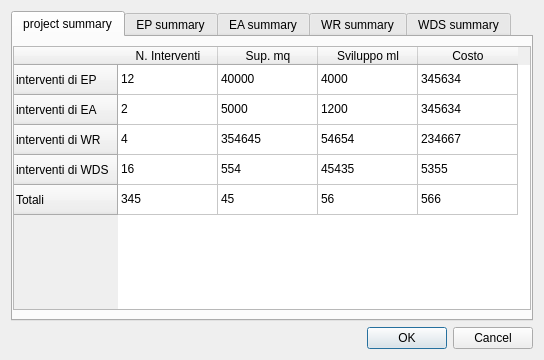
<?xml version="1.0" encoding="UTF-8"?>
<ui version="4.0">
 <class>Dialog</class>
 <widget class="QDialog" name="Dialog">
  <property name="geometry">
   <rect>
    <x>0</x>
    <y>0</y>
    <width>544</width>
    <height>360</height>
   </rect>
  </property>
  <property name="windowTitle">
   <string>Dialog</string>
  </property>
  <layout class="QVBoxLayout" name="verticalLayout_2">
   <item>
    <widget class="QTabWidget" name="tabWidget">
     <property name="currentIndex">
      <number>0</number>
     </property>
     <widget class="QWidget" name="tab">
      <attribute name="title">
       <string>project summary</string>
      </attribute>
      <layout class="QVBoxLayout" name="verticalLayout">
       <property name="leftMargin">
        <number>0</number>
       </property>
       <property name="topMargin">
        <number>9</number>
       </property>
       <property name="rightMargin">
        <number>0</number>
       </property>
       <item>
        <widget class="QTableWidget" name="tableWidget_2">
         <row>
          <property name="text">
           <string>interventi di EP</string>
          </property>
         </row>
         <row>
          <property name="text">
           <string>interventi di EA</string>
          </property>
         </row>
         <row>
          <property name="text">
           <string>interventi di WR</string>
          </property>
         </row>
         <row>
          <property name="text">
           <string>interventi di WDS</string>
          </property>
         </row>
         <row>
          <property name="text">
           <string>Totali</string>
          </property>
         </row>
         <column>
          <property name="text">
           <string>N. Interventi</string>
          </property>
         </column>
         <column>
          <property name="text">
           <string>Sup. mq</string>
          </property>
         </column>
         <column>
          <property name="text">
           <string>Sviluppo ml</string>
          </property>
         </column>
         <column>
          <property name="text">
           <string>Costo</string>
          </property>
         </column>
         <item row="0" column="0">
          <property name="text">
           <string>12</string>
          </property>
         </item>
         <item row="0" column="1">
          <property name="text">
           <string>40000</string>
          </property>
         </item>
         <item row="0" column="2">
          <property name="text">
           <string>4000</string>
          </property>
         </item>
         <item row="0" column="3">
          <property name="text">
           <string>345634</string>
          </property>
         </item>
         <item row="1" column="0">
          <property name="text">
           <string>2</string>
          </property>
         </item>
         <item row="1" column="1">
          <property name="text">
           <string>5000</string>
          </property>
         </item>
         <item row="1" column="2">
          <property name="text">
           <string>1200</string>
          </property>
         </item>
         <item row="1" column="3">
          <property name="text">
           <string>345634</string>
          </property>
         </item>
         <item row="2" column="0">
          <property name="text">
           <string>4</string>
          </property>
         </item>
         <item row="2" column="1">
          <property name="text">
           <string>354645</string>
          </property>
         </item>
         <item row="2" column="2">
          <property name="text">
           <string>54654</string>
          </property>
         </item>
         <item row="2" column="3">
          <property name="text">
           <string>234667</string>
          </property>
         </item>
         <item row="3" column="0">
          <property name="text">
           <string>16</string>
          </property>
         </item>
         <item row="3" column="1">
          <property name="text">
           <string>554</string>
          </property>
         </item>
         <item row="3" column="2">
          <property name="text">
           <string>45435</string>
          </property>
         </item>
         <item row="3" column="3">
          <property name="text">
           <string>5355</string>
          </property>
         </item>
         <item row="4" column="0">
          <property name="text">
           <string>345</string>
          </property>
         </item>
         <item row="4" column="1">
          <property name="text">
           <string>45</string>
          </property>
         </item>
         <item row="4" column="2">
          <property name="text">
           <string>56</string>
          </property>
         </item>
         <item row="4" column="3">
          <property name="text">
           <string>566</string>
          </property>
         </item>
        </widget>
       </item>
      </layout>
     </widget>
     <widget class="QWidget" name="tab_2">
      <attribute name="title">
       <string>EP summary</string>
      </attribute>
      <layout class="QVBoxLayout" name="verticalLayout_3">
       <item>
        <widget class="QTableWidget" name="tableWidget">
         <attribute name="verticalHeaderVisible">
          <bool>false</bool>
         </attribute>
         <row>
          <property name="text">
           <string>1</string>
          </property>
         </row>
         <row>
          <property name="text">
           <string>2</string>
          </property>
         </row>
         <row>
          <property name="text">
           <string>3</string>
          </property>
         </row>
         <row>
          <property name="text">
           <string>4</string>
          </property>
         </row>
         <row>
          <property name="text">
           <string>5</string>
          </property>
         </row>
         <row>
          <property name="text">
           <string>6</string>
          </property>
         </row>
         <row>
          <property name="text">
           <string>7</string>
          </property>
         </row>
         <column>
          <property name="text">
           <string>ID</string>
          </property>
         </column>
         <column>
          <property name="text">
           <string>desc</string>
          </property>
         </column>
         <column>
          <property name="text">
           <string>area</string>
          </property>
         </column>
         <column>
          <property name="text">
           <string>per</string>
          </property>
         </column>
         <column>
          <property name="text">
           <string>COST</string>
          </property>
         </column>
         <column>
          <property name="text">
           <string>SP</string>
          </property>
         </column>
         <column>
          <property name="text">
           <string>MP</string>
          </property>
         </column>
         <column>
          <property name="text">
           <string>MP_user</string>
          </property>
         </column>
         <column>
          <property name="text">
           <string>CW_EP</string>
          </property>
         </column>
         <column>
          <property name="text">
           <string>CW_drain</string>
          </property>
         </column>
         <item row="0" column="0">
          <property name="text">
           <string>1</string>
          </property>
         </item>
         <item row="0" column="1">
          <property name="text">
           <string>dfg</string>
          </property>
         </item>
         <item row="0" column="2">
          <property name="text">
           <string>432</string>
          </property>
         </item>
         <item row="0" column="3">
          <property name="text">
           <string>435</string>
          </property>
         </item>
         <item row="0" column="4">
          <property name="text">
           <string>245</string>
          </property>
         </item>
         <item row="0" column="5">
          <property name="text">
           <string>23445</string>
          </property>
         </item>
         <item row="1" column="0">
          <property name="text">
           <string>2</string>
          </property>
         </item>
         <item row="1" column="1">
          <property name="text">
           <string>vc</string>
          </property>
         </item>
         <item row="1" column="2">
          <property name="text">
           <string>234</string>
          </property>
         </item>
         <item row="1" column="3">
          <property name="text">
           <string>45</string>
          </property>
         </item>
         <item row="1" column="4">
          <property name="text">
           <string>25</string>
          </property>
         </item>
         <item row="1" column="5">
          <property name="text">
           <string>25</string>
          </property>
         </item>
         <item row="2" column="0">
          <property name="text">
           <string>3</string>
          </property>
         </item>
         <item row="2" column="1">
          <property name="text">
           <string>sdsd</string>
          </property>
         </item>
         <item row="2" column="2">
          <property name="text">
           <string>234</string>
          </property>
         </item>
         <item row="2" column="3">
          <property name="text">
           <string>2345</string>
          </property>
         </item>
         <item row="2" column="4">
          <property name="text">
           <string>25</string>
          </property>
         </item>
         <item row="3" column="0">
          <property name="text">
           <string>4</string>
          </property>
         </item>
         <item row="3" column="1">
          <property name="text">
           <string>asdg</string>
          </property>
         </item>
         <item row="3" column="2">
          <property name="text">
           <string>234</string>
          </property>
         </item>
         <item row="3" column="3">
          <property name="text">
           <string>534</string>
          </property>
         </item>
         <item row="3" column="4">
          <property name="text">
           <string>25</string>
          </property>
         </item>
         <item row="4" column="0">
          <property name="text">
           <string>5</string>
          </property>
         </item>
         <item row="4" column="1">
          <property name="text">
           <string>sdfg</string>
          </property>
         </item>
         <item row="4" column="2">
          <property name="text">
           <string>456</string>
          </property>
         </item>
         <item row="4" column="3">
          <property name="text">
           <string>234</string>
          </property>
         </item>
         <item row="4" column="4">
          <property name="text">
           <string>235</string>
          </property>
         </item>
         <item row="5" column="0">
          <property name="text">
           <string>6</string>
          </property>
         </item>
         <item row="5" column="1">
          <property name="text">
           <string>sdfg</string>
          </property>
         </item>
         <item row="5" column="2">
          <property name="text">
           <string>750</string>
          </property>
         </item>
         <item row="5" column="3">
          <property name="text">
           <string>525</string>
          </property>
         </item>
         <item row="5" column="4">
          <property name="text">
           <string>2354</string>
          </property>
         </item>
         <item row="6" column="0">
          <property name="text">
           <string>7</string>
          </property>
         </item>
         <item row="6" column="1">
          <property name="text">
           <string>sdf</string>
          </property>
         </item>
         <item row="6" column="2">
          <property name="text">
           <string>4675</string>
          </property>
         </item>
         <item row="6" column="3">
          <property name="text">
           <string>23</string>
          </property>
         </item>
         <item row="6" column="4">
          <property name="text">
           <string>235</string>
          </property>
         </item>
        </widget>
       </item>
      </layout>
     </widget>
     <widget class="QWidget" name="tab_3">
      <attribute name="title">
       <string>EA summary</string>
      </attribute>
     </widget>
     <widget class="QWidget" name="tab_4">
      <attribute name="title">
       <string>WR summary</string>
      </attribute>
     </widget>
     <widget class="QWidget" name="tab_5">
      <attribute name="title">
       <string>WDS summary</string>
      </attribute>
     </widget>
    </widget>
   </item>
   <item>
    <widget class="QDialogButtonBox" name="buttonBox">
     <property name="orientation">
      <enum>Qt::Horizontal</enum>
     </property>
     <property name="standardButtons">
      <set>QDialogButtonBox::Cancel|QDialogButtonBox::Ok</set>
     </property>
    </widget>
   </item>
  </layout>
 </widget>
 <resources/>
 <connections>
  <connection>
   <sender>buttonBox</sender>
   <signal>accepted()</signal>
   <receiver>Dialog</receiver>
   <slot>accept()</slot>
   <hints>
    <hint type="sourcelabel">
     <x>248</x>
     <y>254</y>
    </hint>
    <hint type="destinationlabel">
     <x>157</x>
     <y>274</y>
    </hint>
   </hints>
  </connection>
  <connection>
   <sender>buttonBox</sender>
   <signal>rejected()</signal>
   <receiver>Dialog</receiver>
   <slot>reject()</slot>
   <hints>
    <hint type="sourcelabel">
     <x>316</x>
     <y>260</y>
    </hint>
    <hint type="destinationlabel">
     <x>286</x>
     <y>274</y>
    </hint>
   </hints>
  </connection>
 </connections>
</ui>
